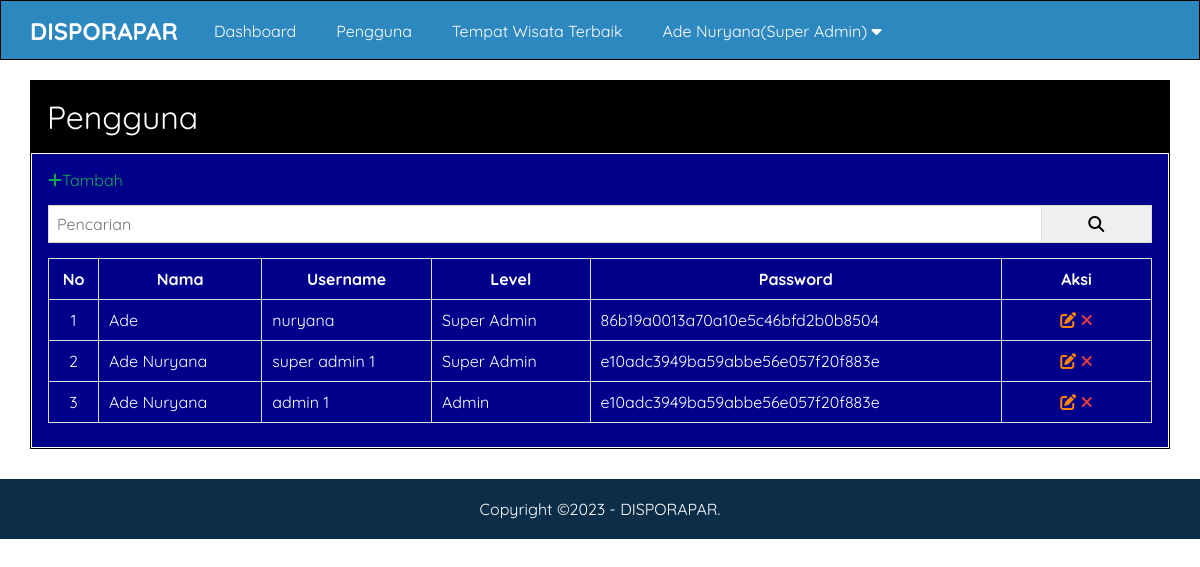
The page /admin/pengguna.php (signed in) on the database its author committed.
### tables this page shows
CREATE TABLE `pengaturan` (
  `id_pengaturan` int(11) NOT NULL,
  `nama` varchar(50) NOT NULL,
  `email` varchar(50) NOT NULL,
  `telepon` varchar(20) NOT NULL,
  `alamat` text NOT NULL,
  `logo` varchar(50) NOT NULL,
  `favicon` varchar(50) NOT NULL,
  `tentang_kuningan` text NOT NULL,
  `foto_kuningan` varchar(50) NOT NULL,
  `google_maps` text NOT NULL,
  `foto_tentang_kuningan` varchar(50) NOT NULL,
  `kata_pembuka` text NOT NULL,
  `created_at` timestamp NOT NULL DEFAULT current_timestamp(),
  `updated_at` datetime DEFAULT NULL
);

CREATE TABLE `pengguna` (
  `id` int(11) NOT NULL,
  `nama` varchar(30) NOT NULL,
  `username` varchar(30) NOT NULL,
  `password` varchar(50) NOT NULL,
  `level` enum('Super Admin','Admin') NOT NULL,
  `created_at` timestamp NOT NULL DEFAULT current_timestamp(),
  `updated_at` datetime DEFAULT NULL,
  `id_alternatif` int(10) NOT NULL,
  `id_kriteria` int(10) NOT NULL,
  `id_pengaturan` int(11) NOT NULL
);

### admin/pengguna.php (the view, shortened to what this page needs)
<?php include 'header.php' ?>
  <div class="content">
  	<div class="container">
  		<div class="box">
  			<div class="box-header">
  				Pengguna
  			</div>
  			<div class="box-body">
          <a href="tambah-pengguna.php" class="text-green"><i class="fa fa-plus"></i>Tambah</a>
          <form action="">
            <div class="input-group">
              <input type="text" name="key" placeholder="Pencarian">
              <button type="submit"><i class="fa fa-search"></i></button>
            </div>
          </form>
  				<table class="table">
           <thead>
             <tr>
               <th>No</th>
               <th>Nama</th>
               <th>Username</th>
               <th>Level</th>
               <th>Password</th>
               <th>Aksi</th>
             </tr>
           </thead>
           <tbody>
            <?php
            $no = 1;
              $where = "WHERE 1=1";
              $pengguna = mysqli_query($conn, "SELECT * FROM Pengguna $where ORDER BY id DESC");
              if(mysqli_num_rows($pengguna)>0){
                while($p = mysqli_fetch_array($pengguna)) {
            ?>
             <tr>
               <td> <?= $no++ ?> </td>
               <td><?= $p['nama'] ?></td>
               <td><?= $p['username'] ?></td>
               <td><?= $p['level'] ?></td>
               <td><?= $p['password'] ?></td>
               <td>
                 <a href="edit-pengguna.php?id=<?= $p['id'] ?>" title="Edit Data" class="text-orange"><i class="fa fa-edit"></i></a>
                 <a href="hapus.php?idpengguna=<?= $p['id'] ?>" onclick="return confirm('Yakin Ingin Dihapus ?')" title="Hapus Data" class="text-red"><i class="fa fa-times"></i></a>
               </td>
             </tr>
           <?php }}else{ ?>
              <tr>
                <td colspan="5">Data Tidak Ada</td>
              </tr>
           <?php } ?>
           </tbody>
          </table>
  			</div>
  		</div>
  	</div>
  </div>
<?php include'footer.php' ?>

### admin/header.php (shortened to what this page needs)
<?php
include '../koneksi.php';
$identitas = mysqli_query($conn,"SELECT * FROM pengaturan ORDER BY id_pengaturan DESC LIMIT 1");
$d = mysqli_fetch_object($identitas);
?>
<!DOCTYPE html>
<html>
<head>
	<link rel="stylesheet" type="text/css" href="../assets/css/style.css">
	<link rel="stylesheet" href="https://cdnjs.cloudflare.com/ajax/libs/font-awesome/6.1.1/css/all.min.css" />
</head>
<body class="bg-light">
 <div class="navbar">
 	<div class="container">
 		<h2 class="nav-brand float-left"><a href="index.php"><?= $d->nama ?></a></h2>
 		<ul class="nav-menu float-left">
 			<li><a href="index.php">Dashboard</a></li>
 			<?php if($_SESSION['ulevel'] == 'Super Admin'){ ?>
 				<li><a href="pengguna.php">Pengguna</a></li>
 				<li><a href="nilai_referensi.php">Tempat Wisata Terbaik</a></li>
 			<?php } ?>
 			<li>
 				<a href="index.php"><?= $_SESSION['uname']?>(<?= $_SESSION['ulevel']?>) <i class="fa fa-caret-down"></i></a>
 				</li> </ul>
 	</div>
  </div>

### admin/footer.php
 <div class="footer">
 	<div class="container text-center">
 		Copyright &copy;2023 - <?= $d->nama ?>.
 	</div>
 </div>
 </body>
</html>

### assets/css/style.css (style rules this page uses)
* { margin:0; padding:0; font-family: 'Quicksand', sans-serif; box-sizing: border-box; }
a { text-decoration: none; }
.float-left { float: left; }
.container { width: 1140px; margin: 0 auto; }
.container::after { content: ""; display: block; clear: both; }
.bg-light { background-image: url(../../uploads/identitas/Gunung_Ciremai_sfw2503.jpg); background-repeat: no-repeat; background-size: cover; }
.box { border: 1px solid; background-color: #fff; }
.box-header { padding: 16px; background-color: black; font-size: xx-large; color: white; }
.box-body { border: 1px solid; padding: 16px; background-color: darkblue; color: white; }
form { margin: 15px 0; }
.text-center { text-align: center !important ; }
.navbar { border: 1px solid; height: 60px; width: 100%; background-color: #2E88C0; position: fixed; top: 0; z-index: 1000; }
.navbar a { color: #fff; }
.nav-brand { padding: 15px 0; display: inline-block; margin-right: 16px; }
.nav-menu { display: flex; list-style: none; }
.nav-menu li a { padding: 20px; display: inline-block; }
.content { padding: 80px 0 30px 0; }
.footer { width: 100%; position: relative; padding: 20px 0; background-color: #0C2D48; color: #fff; }
.table { width:100%; border-collapse: collapse ; margin: 8px 0; }
.table th, .table td { border: 1px solid #ddd; padding: 10px; color: white; }
.table td:first-child { width: 50px; text-align: center; }
.table td:last-child { width: 150px; text-align: center; }
.text-red { color: #E43D40; }
.text-orange { color: #FF8300; }
.text-green { color: #18A550; }
.input-group:after { content: ""; clear: both; display: block; }
.input-group input[type="text"] { width: 90%; padding: 8px; font-size: 16px; float: left; border: 1px solid #ddd; }
.input-group button { width: 10%; padding: 8px; font-size: 16px; float: left; border: 1px solid #ddd; border-left: none; }

### rows shown on the page
pengaturan: nama "DISPORAPAR"
pengguna: nama "Ade", username "nuryana", level "Super Admin", password "86b19a0013a70a10e5c46bfd2b0b8504"
pengguna: nama "Ade Nuryana", username "super admin 1", level "Super Admin", password "e10adc3949ba59abbe56e057f20f883e"
pengguna: nama "Ade Nuryana", username "admin 1", level "Admin", password "e10adc3949ba59abbe56e057f20f883e"

### other values the page prints
$_SESSION['uname'] "Ade Nuryana"
$_SESSION['ulevel'] "Super Admin"
